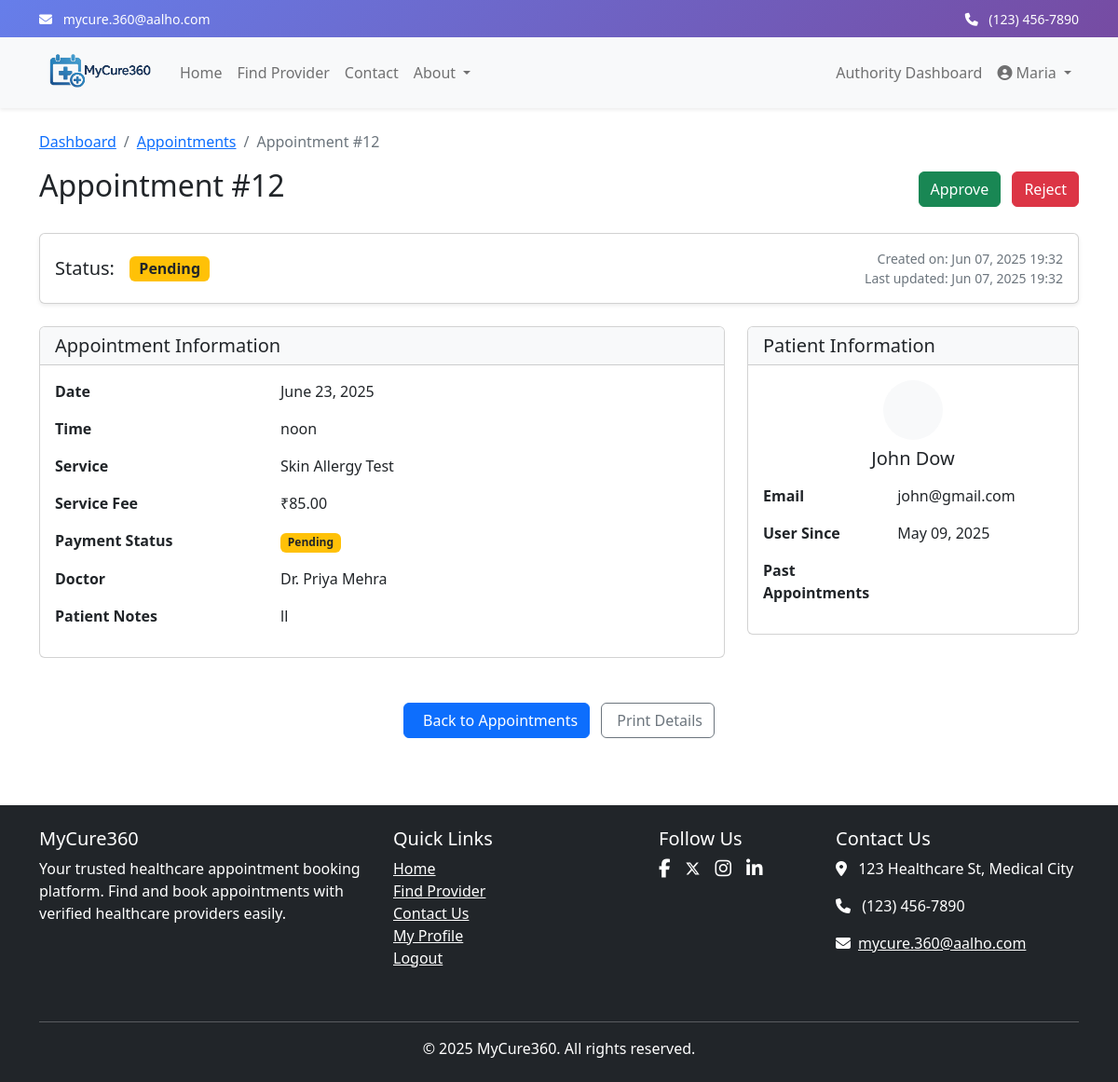
/authority/appointment/12/ (signed in), run on the app's committed database.
### accounts/models.py (models this page shows, shortened)
class User(AbstractUser):
    USER_TYPE_CHOICES = (
        ('CUSTOMER', 'Customer'),
        ('AUTHORITY', 'Authority'),
        ('ADMIN', 'Admin'),
    )
    GENDER_CHOICES = (
        ('M', 'Male'),
        ('F', 'Female'),
        ('O', 'Other'),
        ('P', 'Prefer not to say'),
    )
    username = None
    email = models.EmailField(_('email address'), unique=True)
    phone_number = models.CharField(max_length=15, blank=True, null=True)
    user_type = models.CharField(max_length=10, choices=USER_TYPE_CHOICES, default='CUSTOMER')
    address = models.TextField(blank=True, null=True)
    date_of_birth = models.DateField(blank=True, null=True)
    gender = models.CharField(max_length=1, choices=GENDER_CHOICES, blank=True, null=True)
    age = models.PositiveIntegerField(blank=True, null=True)
    profile_picture = models.ImageField(upload_to='profile_pics/', blank=True, null=True)
    USERNAME_FIELD = 'email'
    REQUIRED_FIELDS = []
    objects = CustomUserManager()
    def __str__(self):
        return self.email
    class Meta:
        db_table = 'users'
        verbose_name = 'User'
        verbose_name_plural = 'Users'

### appointments/models.py (models this page shows, shortened)
class Appointment(models.Model):
    STATUS_CHOICES = (
        ('PENDING', 'Pending'),
        ('APPROVED', 'Approved'),
        ('REJECTED', 'Rejected'),
        ('COMPLETED', 'Completed'),
        ('CANCELLED', 'Cancelled'),
    )
    GENDER_CHOICES = (
        ('M', 'Male'),
        ('F', 'Female'),
        ('O', 'Other'),
    )
    user = models.ForeignKey(User, on_delete=models.CASCADE, related_name='appointments')
    authority = models.ForeignKey(Authority, on_delete=models.CASCADE, related_name='appointments')
    service = models.ForeignKey(Service, on_delete=models.CASCADE, related_name='appointments')
    doctor = models.ForeignKey(Doctor, on_delete=models.SET_NULL, related_name='appointments', blank=True, null=True)
    time_slot = models.ForeignKey(TimeSlot, on_delete=models.SET_NULL, related_name='appointments', null=True)
    patient_name = models.CharField(max_length=100, default='Unknown Patient')
    patient_email = models.EmailField(default='unknown@example.com')
    patient_phone = models.CharField(max_length=15, default='0000000000')
    patient_gender = models.CharField(max_length=1, choices=GENDER_CHOICES, default='M')
    patient_age = models.PositiveIntegerField(default=25)
    appointment_date = models.DateField()
    appointment_time = models.TimeField()
    status = models.CharField(max_length=10, choices=STATUS_CHOICES, default='PENDING')
    notes = models.TextField(blank=True, null=True)
    rejection_reason = models.TextField(blank=True, null=True)
    created_at = models.DateTimeField(auto_now_add=True)
    updated_at = models.DateTimeField(auto_now=True)
    class Meta:
        verbose_name = 'Appointment'
        verbose_name_plural = 'Appointments'
        db_table = 'appointments'
        ordering = ['-appointment_date', '-appointment_time']

### authorities/models.py (models this page shows, shortened)
class Service(models.Model):
    authority = models.ForeignKey(Authority, on_delete=models.CASCADE, related_name='services')
    name = models.CharField(max_length=255)
    description = models.TextField()
    doctors = models.ManyToManyField(Doctor, related_name='services', blank=True)
    price = models.DecimalField(max_digits=10, decimal_places=2)
    duration_minutes = models.PositiveIntegerField(default=30)
    is_active = models.BooleanField(default=True)
    created_at = models.DateTimeField(auto_now_add=True)
    updated_at = models.DateTimeField(auto_now=True)
    class Meta:
        verbose_name = 'Service'
        verbose_name_plural = 'Services'
        db_table = 'services'

class Doctor(models.Model):
    GENDER_CHOICES = (
        ('MALE', 'Male'),
        ('FEMALE', 'Female'),
        ('OTHER', 'Other'),
    )
    authority = models.ForeignKey(Authority, on_delete=models.CASCADE, related_name='doctors')
    name = models.CharField(max_length=255)
    specialization = models.CharField(max_length=255)
    qualification = models.CharField(max_length=255)
    experience_years = models.PositiveIntegerField()
    gender = models.CharField(max_length=6, choices=GENDER_CHOICES)
    photo = models.ImageField(upload_to='doctor_photos/', blank=True, null=True)
    email = models.EmailField(blank=True, null=True)
    phone = models.CharField(max_length=15, blank=True, null=True)
    bio = models.TextField(blank=True, null=True)
    consultation_fee = models.DecimalField(max_digits=10, decimal_places=2, blank=True, null=True)
    is_active = models.BooleanField(default=True)
    created_at = models.DateTimeField(auto_now_add=True)
    updated_at = models.DateTimeField(auto_now=True)
    class Meta:
        verbose_name = 'Doctor'
        verbose_name_plural = 'Doctors'
        db_table = 'doctors'

### authorities/views.py (the view)
    def wrapper(request, *args, **kwargs):
        if request.user.user_type != 'AUTHORITY':
            messages.error(request, "You don't have permission to access this page.")
            return redirect('home')
        try:
            request.user.authority_profile
        except Authority.DoesNotExist:
            messages.error(request, "Your authority profile is not set up. Please contact admin.")
            return redirect('home')
        return view_func(request, *args, **kwargs)

### authorities/views.py (called while the page is built)
def authority_required(view_func):
    def wrapper(request, *args, **kwargs):
        if request.user.user_type != 'AUTHORITY':
            messages.error(request, "You don't have permission to access this page.")
            return redirect('home')
        try:
            request.user.authority_profile
        except Authority.DoesNotExist:
            messages.error(request, "Your authority profile is not set up. Please contact admin.")
            return redirect('home')
        return view_func(request, *args, **kwargs)
    return wrapper

@login_required
@authority_required
def appointment_detail_view(request, appointment_id):
    authority = request.user.authority_profile
    appointment = get_object_or_404(Appointment, id=appointment_id, authority=authority)
    context = {
        'authority': authority,
        'appointment': appointment,
    }
    return render(request, 'authorities/appointment_detail.html', context)

### authorities/templates/authorities/appointment_detail.html (shortened to what this page needs)
{% extends 'base.html' %}
{% load static %}
{% block content %}
<div class="container py-4">
    <nav aria-label="breadcrumb">
        <ol class="breadcrumb">
            <li class="breadcrumb-item"><a href="{% url 'authority_dashboard' %}">Dashboard</a></li>
            <li class="breadcrumb-item"><a href="{% url 'authority_appointments' %}">Appointments</a></li>
            <li class="breadcrumb-item active" aria-current="page">Appointment #{{ appointment.id }}</li>
        </ol>
    </nav>
    <div class="d-flex justify-content-between align-items-center mb-4">
        <h1 class="h2">Appointment #{{ appointment.id }}</h1>
        <div>
            {% if appointment.status == 'PENDING' %}
            <a href="{% url 'approve_appointment' appointment.id %}" class="btn btn-success me-2">
                 Approve
            </a>
            <a href="{% url 'reject_appointment' appointment.id %}" class="btn btn-danger">
                 Reject
            </a>
            {% endif %}
        </div>
    </div>
    <div class="card shadow-sm mb-4">
        <div class="card-body">
            <div class="row align-items-center">
                <div class="col-md-6">
                    <div class="d-flex align-items-center">
                        <h5 class="mb-0 me-3">Status:</h5>
                        <span class="badge fs-6 {% if appointment.status == 'PENDING' %}bg-warning text-dark
                               {% elif appointment.status == 'APPROVED' %}bg-success
                               {% elif appointment.status == 'COMPLETED' %}bg-info
                               {% else %}bg-danger{% endif %}">
                            {{ appointment.get_status_display }}
                        </span>
                    </div>
                </div>
                <div class="col-md-6 text-md-end">
                    <div class="text-muted">
                        <div class="small">Created on: {{ appointment.created_at|date:"M d, Y H:i" }}</div>
                        <div class="small">Last updated: {{ appointment.updated_at|date:"M d, Y H:i" }}</div>
                    </div>
                </div>
            </div>
        </div>
    </div>
    <div class="row">
        <div class="col-md-8">
            <div class="card mb-4">
                <div class="card-header bg-light">
                    <h5 class="mb-0">Appointment Information</h5>
                </div>
                <div class="card-body">
                    <div class="row mb-3">
                        <div class="col-md-4 fw-bold">Date</div>
                        <div class="col-md-8">{{ appointment.appointment_date|date:"F j, Y" }}</div>
                    </div>
                    <div class="row mb-3">
                        <div class="col-md-4 fw-bold">Time</div>
                        <div class="col-md-8">{{ appointment.appointment_time }}</div>
                    </div>
                    <div class="row mb-3">
                        <div class="col-md-4 fw-bold">Service</div>
                        <div class="col-md-8">{{ appointment.service.name }}</div>
                    </div>
                    <div class="row mb-3">
                        <div class="col-md-4 fw-bold">Service Fee</div>
                        <div class="col-md-8">₹{{ appointment.service.price }}</div>
                    </div>
                    <div class="row mb-3">
                        <div class="col-md-4 fw-bold">Payment Status</div>
                        <div class="col-md-8">
                            <span class="badge {% if appointment.is_paid %}bg-success{% else %}bg-warning text-dark{% endif %}">
                                {% if appointment.is_paid %}Paid{% else %}Pending{% endif %}
                            </span>
                        </div>
                    </div>
                    <div class="row mb-3">
                        <div class="col-md-4 fw-bold">Doctor</div>
                        <div class="col-md-8">{% if appointment.doctor %}{{ appointment.doctor.name }}{% else %}Not Assigned{% endif %}</div>
                    </div>
                    {% if appointment.notes %}
                    <div class="row mb-3">
                        <div class="col-md-4 fw-bold">Patient Notes</div>
                        <div class="col-md-8">{{ appointment.notes }}</div>
                    </div>
                    {% endif %}
                </div>
            </div>
        </div>
        <div class="col-md-4">
            <div class="card mb-4">
                <div class="card-header bg-light">
                    <h5 class="mb-0">Patient Information</h5>
                </div>
                <div class="card-body">
                    <div class="text-center mb-3">
                        <div class="bg-light rounded-circle d-inline-flex align-items-center justify-content-center" style="width: 64px; height: 64px;">
                        </div>
                        <h5 class="mt-2">{{ appointment.user.get_full_name }}</h5>
                    </div>
                    <div class="row mb-3">
                        <div class="col-md-5 fw-bold">Email</div>
                        <div class="col-md-7">{{ appointment.user.email }}</div>
                    </div>
                    <div class="row mb-3">
                        <div class="col-md-5 fw-bold">User Since</div>
                        <div class="col-md-7">{{ appointment.user.date_joined|date:"M d, Y" }}</div>
                    </div>
                    <div class="row mb-3">
                        <div class="col-md-5 fw-bold">Past Appointments</div>
                        <div class="col-md-7">{{ appointment.user.appointment_set.count }}</div>
                    </div>
                </div>
            </div>
        </div>
    </div>
    <div class="text-center mt-4">
        <a href="{% url 'authority_appointments' %}" class="btn btn-primary">
             Back to Appointments
        </a>
        <a href="#" class="btn btn-outline-secondary ms-2" onclick="window.print()">
             Print Details
        </a>
    </div>
</div>
{% endblock %}

### templates/navbar.html (shortened to what this page needs)
<div class="header-gradient text-white py-2">
    <div class="container">
        <div class="row">
            <div class="col-md-6">
                <small>
                    <i class="fas fa-envelope me-2"></i>
                    <a href="mailto:mycure.360@aalho.com" class="text-white text-decoration-none">mycure.360@aalho.com</a>
                </small>
            </div>
            <div class="col-md-6 text-md-end">
                <small>
                    <i class="fas fa-phone me-2"></i>
                    <a href="tel:+1234567890" class="text-white text-decoration-none">(123) 456-7890</a>
                </small>
            </div>
        </div>
    </div>
</div>
<nav class="navbar navbar-expand-lg navbar-light bg-light shadow-sm w-100">
    <div class="container">
        <a class="navbar-brand" href="{% url 'home' %}">
            <img src="/static/images/logo.png" alt="MyCure360 Logo" height="50">
        </a>
        <div class="collapse navbar-collapse" id="navbarNav">
            <ul class="navbar-nav me-auto">
                <li class="nav-item">
                    <a class="nav-link" href="{% url 'home' %}">Home</a>
                </li>
                <li class="nav-item">
                    <a class="nav-link" href="{% url 'search' %}">Find Provider</a>
                </li>
                <li class="nav-item">
                    <a class="nav-link" href="{% url 'contact' %}">Contact</a>
                </li>
                <li class="nav-item dropdown">
                    <a class="nav-link dropdown-toggle" href="#" id="aboutDropdown" role="button" data-bs-toggle="dropdown" aria-expanded="false">
                        About
                    </a>
                </li>
            </ul>
            <ul class="navbar-nav">
                {% if user.is_authenticated %}
                    {% if user.user_type == 'ADMIN' %}
                    <li class="nav-item">
                        <a class="nav-link" href="{% url 'admin_dashboard' %}">Admin Dashboard</a>
                    </li>
                    {% elif user.user_type == 'AUTHORITY' %}
                    <li class="nav-item">
                        <a class="nav-link" href="{% url 'authority_dashboard' %}">Authority Dashboard</a>
                    </li>
                    {% else %}
                    <li class="nav-item">
                        <a class="nav-link" href="{% url 'my_appointments' %}">My Appointments</a>
                    </li>
                    {% endif %}
                    <li class="nav-item dropdown">
                        <a class="nav-link dropdown-toggle" href="#" id="navbarDropdown" role="button" data-bs-toggle="dropdown" aria-expanded="false">
                            <i class="fas fa-user-circle"></i> {{ user.first_name }}
                        </a>
                    </li>
                {% endif %}
            </ul>
        </div>
    </div>
</nav>

### templates/base.html (style rules this page uses)
body { overflow-x: hidden; }
.navbar, footer { width: 100%; }
.header-gradient { background: linear-gradient(135deg, #667eea 0%, #764ba2 100%); }

### data on the page
User: first_name "Maria"
Appointment: id "12", status "Pending", created_at "Jun 07, 2025 19:32", updated_at "Jun 07, 2025 19:32", appointment_date "June 23, 2025", appointment_time "noon", service.name "Skin Allergy Test", service.price "85.00", doctor.name "Dr. Priya Mehra", notes "ll", user.get_full_name "John Dow", user.email "john@gmail.com", user.date_joined "May 09, 2025"
